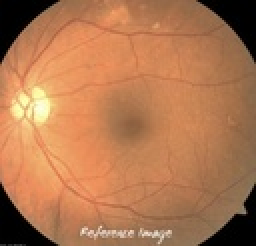
%> input picture Assignment1/Assign1_imgs/histogram-matching1.jpg, 128 x 123 px, shrunk from 393 x 378 before the run (shown 2 times larger)
$ octave --eval "q3b('Assign1_imgs/histogram-matching1.jpg');"   (GNU Octave 9; MATLAB toolbox functions it lacks are replaced by stand-ins)
%> lines starting %> are read from the running program, lines starting %| are printed output that depends on the picture
% spherical transform
function q3b(image)
%> called with image = 'Assign1_imgs/histogram-matching1.jpg'
im1 = double(imread(image));
X_max = size(im1,1);
%> X_max = 123
Y_max = size(im1,2);
%> Y_max = 128
im2 = im1;

Y1_c = round(size(im1,2)/2);
%> Y1_c = 64
X1_c = round(size(im1,1)/2);
%> X1_c = 62
r1_max = min(X1_c,Y1_c)/2;
%> r1_max = 31
val = 10;
rho1 = 1.5;
for val = 1:20
for i = 1:X_max
    for j = 1:Y_max
        X_c = X1_c+ 2*val-30;
        Y_c = Y1_c + 2*val-30;
        r_max = r1_max+ 2*val;
        rho = rho1 + 0.01*val;

        rad = sqrt((i-X_c).^2 + (j-Y_c).^2);
        dx = i-X_c;
        dy = j-Y_c;
        if rad<=r_max
            z = sqrt((r_max).^2 - (rad).^2);
            bx = ((rho-1)/rho)*(asin(dx/(sqrt(dx*dx + z*z))));
            by = ((rho-1)/rho)*(asin(dy/(sqrt(dy*dy + z*z))));
            l = i-z*tan(bx);
            r = j-z*tan(by);
        else
            l = i;
            r = j;
        end
        im2(i,j,:) = im1(min(max(floor(l),1),X_max),min(max(floor(r),1),Y_max),:);
    end
end
figure;
imshow(uint8(im2));
end
%> this loop made 20 passes
%> pass 1, in q3b, `imshow(uint8(im2));`:
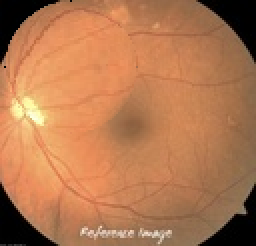
%> displayed picture: size 123x128x3, on the screen's scale of 0 to 255 (shown 2 times larger); mean R, G, B 178.9, 120, 80.5
%> pass 2, in q3b, `imshow(uint8(im2));`:
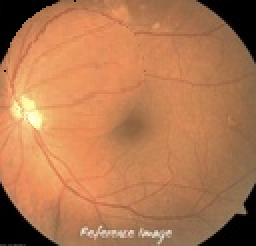
%> displayed picture: size 123x128x3, on the screen's scale of 0 to 255 (shown 2 times larger); mean R, G, B 179.1, 120, 80.5
%> after the loop:
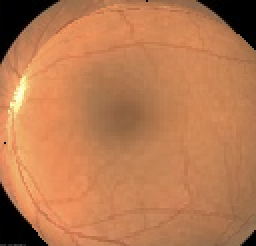
%> im2: size 123x128x3 double (shown 2 times larger); mean R, G, B 185.7, 122.1, 80.5
%> after the loop, bx = 0.597; by = 0.595; l = 123; r = 128; z = 6.24
figure;
subplot(1,2,1);
imshow(uint8(im1));
subplot(1,2,2);
imshow(uint8(im2));
end
